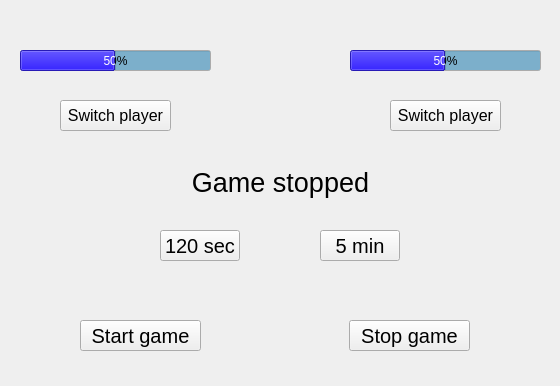
<?xml version="1.0" encoding="UTF-8"?>
<ui version="4.0">
 <class>Shakkikello</class>
 <widget class="QMainWindow" name="Shakkikello">
  <property name="geometry">
   <rect>
    <x>0</x>
    <y>0</y>
    <width>560</width>
    <height>386</height>
   </rect>
  </property>
  <property name="windowTitle">
   <string>Shakkikello</string>
  </property>
  <widget class="QWidget" name="centralwidget">
   <widget class="QProgressBar" name="p1Progbar">
    <property name="geometry">
     <rect>
      <x>20</x>
      <y>50</y>
      <width>191</width>
      <height>21</height>
     </rect>
    </property>
    <property name="palette">
     <palette>
      <active>
       <colorrole role="Base">
        <brush brushstyle="SolidPattern">
         <color alpha="255">
          <red>124</red>
          <green>175</green>
          <blue>203</blue>
         </color>
        </brush>
       </colorrole>
       <colorrole role="Highlight">
        <brush brushstyle="SolidPattern">
         <color alpha="255">
          <red>55</red>
          <green>37</green>
          <blue>255</blue>
         </color>
        </brush>
       </colorrole>
      </active>
      <inactive>
       <colorrole role="Base">
        <brush brushstyle="SolidPattern">
         <color alpha="255">
          <red>124</red>
          <green>175</green>
          <blue>203</blue>
         </color>
        </brush>
       </colorrole>
       <colorrole role="Highlight">
        <brush brushstyle="SolidPattern">
         <color alpha="255">
          <red>55</red>
          <green>37</green>
          <blue>255</blue>
         </color>
        </brush>
       </colorrole>
      </inactive>
      <disabled/>
     </palette>
    </property>
    <property name="value">
     <number>50</number>
    </property>
    <property name="alignment">
     <set>Qt::AlignmentFlag::AlignBottom|Qt::AlignmentFlag::AlignLeading|Qt::AlignmentFlag::AlignLeft</set>
    </property>
    <property name="textVisible">
     <bool>true</bool>
    </property>
    <property name="format">
     <string>%p%</string>
    </property>
   </widget>
   <widget class="QProgressBar" name="p2Progbar">
    <property name="geometry">
     <rect>
      <x>350</x>
      <y>50</y>
      <width>191</width>
      <height>21</height>
     </rect>
    </property>
    <property name="palette">
     <palette>
      <active>
       <colorrole role="Base">
        <brush brushstyle="SolidPattern">
         <color alpha="255">
          <red>124</red>
          <green>175</green>
          <blue>203</blue>
         </color>
        </brush>
       </colorrole>
       <colorrole role="Highlight">
        <brush brushstyle="SolidPattern">
         <color alpha="255">
          <red>55</red>
          <green>37</green>
          <blue>255</blue>
         </color>
        </brush>
       </colorrole>
      </active>
      <inactive>
       <colorrole role="Base">
        <brush brushstyle="SolidPattern">
         <color alpha="255">
          <red>124</red>
          <green>175</green>
          <blue>203</blue>
         </color>
        </brush>
       </colorrole>
       <colorrole role="Highlight">
        <brush brushstyle="SolidPattern">
         <color alpha="255">
          <red>55</red>
          <green>37</green>
          <blue>255</blue>
         </color>
        </brush>
       </colorrole>
      </inactive>
      <disabled/>
     </palette>
    </property>
    <property name="styleSheet">
     <string notr="true"/>
    </property>
    <property name="value">
     <number>50</number>
    </property>
   </widget>
   <widget class="QLabel" name="gameLbl">
    <property name="geometry">
     <rect>
      <x>0</x>
      <y>157</y>
      <width>561</width>
      <height>51</height>
     </rect>
    </property>
    <property name="font">
     <font>
      <pointsize>20</pointsize>
     </font>
    </property>
    <property name="text">
     <string>Game stopped</string>
    </property>
    <property name="alignment">
     <set>Qt::AlignmentFlag::AlignCenter</set>
    </property>
   </widget>
   <widget class="QPushButton" name="p1Btn">
    <property name="geometry">
     <rect>
      <x>60</x>
      <y>100</y>
      <width>111</width>
      <height>31</height>
     </rect>
    </property>
    <property name="font">
     <font>
      <pointsize>12</pointsize>
     </font>
    </property>
    <property name="text">
     <string>Switch player</string>
    </property>
   </widget>
   <widget class="QPushButton" name="p2Btn">
    <property name="geometry">
     <rect>
      <x>390</x>
      <y>100</y>
      <width>111</width>
      <height>31</height>
     </rect>
    </property>
    <property name="font">
     <font>
      <pointsize>12</pointsize>
     </font>
    </property>
    <property name="text">
     <string>Switch player</string>
    </property>
   </widget>
   <widget class="QPushButton" name="startBtn">
    <property name="geometry">
     <rect>
      <x>80</x>
      <y>320</y>
      <width>121</width>
      <height>31</height>
     </rect>
    </property>
    <property name="font">
     <font>
      <pointsize>15</pointsize>
     </font>
    </property>
    <property name="text">
     <string>Start game</string>
    </property>
   </widget>
   <widget class="QPushButton" name="timeBtn2">
    <property name="geometry">
     <rect>
      <x>320</x>
      <y>230</y>
      <width>80</width>
      <height>31</height>
     </rect>
    </property>
    <property name="font">
     <font>
      <pointsize>15</pointsize>
     </font>
    </property>
    <property name="text">
     <string>5 min</string>
    </property>
   </widget>
   <widget class="QPushButton" name="timeBtn1">
    <property name="geometry">
     <rect>
      <x>160</x>
      <y>230</y>
      <width>80</width>
      <height>31</height>
     </rect>
    </property>
    <property name="font">
     <font>
      <pointsize>15</pointsize>
     </font>
    </property>
    <property name="text">
     <string>120 sec</string>
    </property>
   </widget>
   <widget class="QPushButton" name="stopBtn">
    <property name="geometry">
     <rect>
      <x>349</x>
      <y>320</y>
      <width>121</width>
      <height>31</height>
     </rect>
    </property>
    <property name="font">
     <font>
      <pointsize>15</pointsize>
     </font>
    </property>
    <property name="text">
     <string>Stop game</string>
    </property>
   </widget>
  </widget>
 </widget>
 <resources/>
 <connections/>
</ui>
